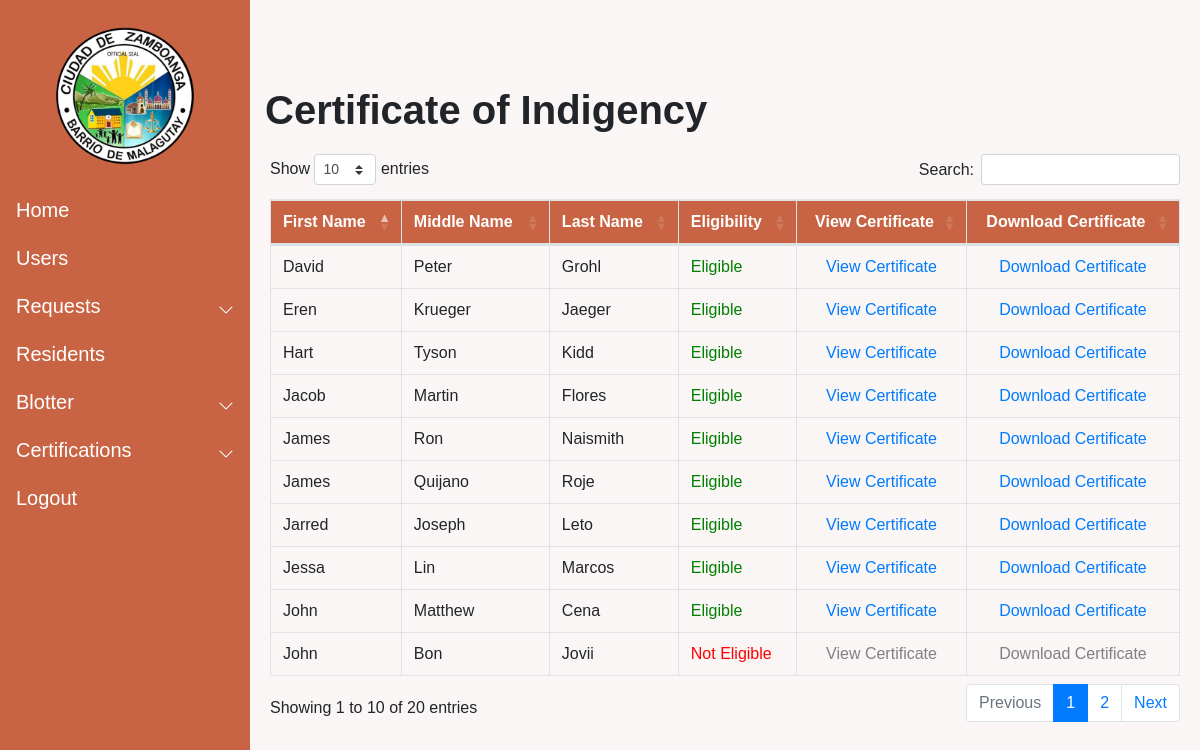
/resident_list02/, run on an earlier commit of the app's database.
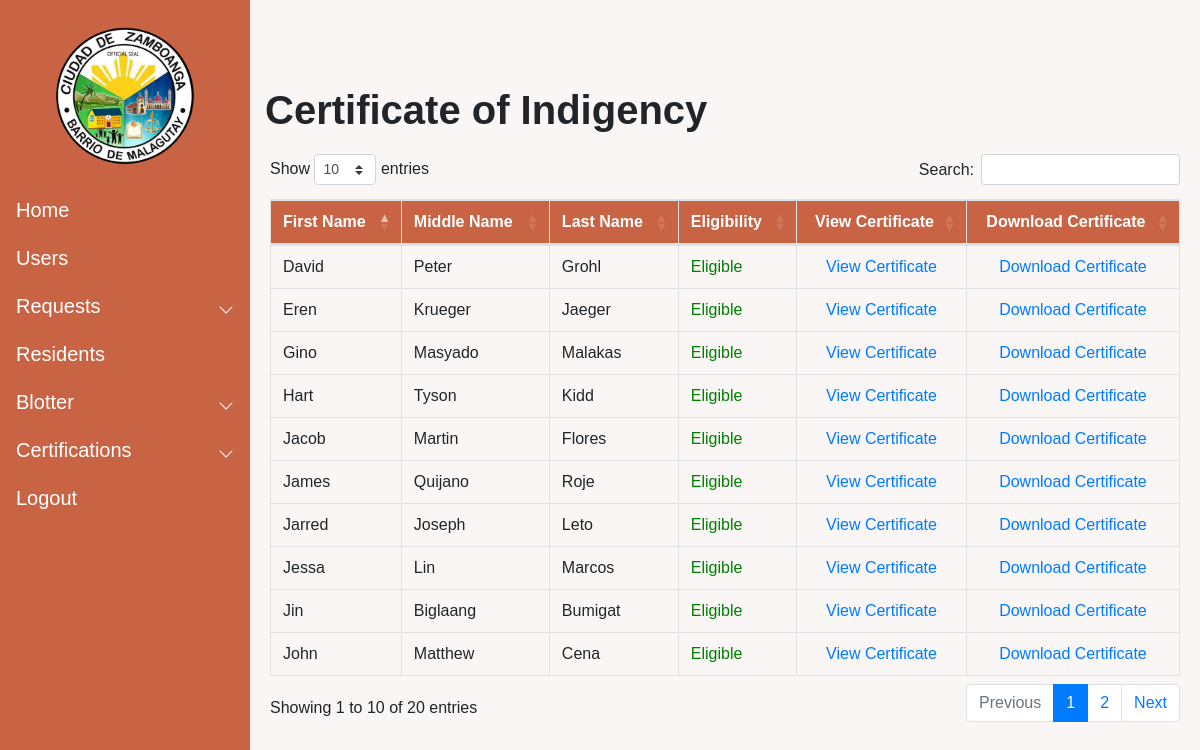
And on a later commit of the database.
### Resident/models.py (models this page shows, shortened)
class Resident (models.Model):
    pic = models.ImageField(null=True, blank = True, verbose_name="Profile Picture", upload_to= "images/", default='images/default_pp.jpg')
    First_name = models.CharField(max_length=50)
    Last_name = models.CharField(max_length=50)
    Middle_name = models.CharField(max_length=50)
    Birthdate = models.DateField(auto_now_add=False, auto_now=False)
    Gender_choices = (
        ('Male','Male'),
        ('Female','Female')
        )
    Gender = models.CharField(max_length=100, choices=Gender_choices, default = "Not Specified")
    Contact = models.CharField(max_length=11)
    Phealthnone = 'None'
    Phealth_choices = (
        ('None', 'None'),
        ('Employed','Employed'),
        ('Voluntary','Voluntary'),
        ('OFW','OFW'),
        ('Sponsored','Sponsored'),
        ('Indigent','Indigent'),
        ('Lifetime','Lifetime'),
        ('Senior','Senior')
    )
    Philhealth_membership = models.CharField(max_length=100,choices=Phealth_choices,default=Phealthnone,verbose_name="Philhealth Membership Type")
    Cstatus_choices = (
        ('Single','Single'),
        ('Married','Married'),
        ('Separated','Separated'),
        ('Widowed','Widowed'),
        )
    Marital_status = models.CharField(max_length=100, choices = Cstatus_choices, default = "")
    Citizenship = models.CharField(max_length=100)
    Religion = models.CharField(max_length=100)
    Occupation = models.CharField(max_length=100, null=True, blank=True)
    Vac_choices = (
        ('Vaccinated','Vaccinated'),
        ('Unvaccinated','Unvaccinated')
    )
    Vaccination = models.CharField(max_length=100, choices = Vac_choices, verbose_name="Vaccination Status", default="")
    Address = models.TextField(max_length=250, verbose_name="Street Address")
    Blacklisted = models.BooleanField(default = False)
    created_date = models.DateTimeField(auto_now_add=True)
    modified_date = models.DateTimeField(auto_now=True)

### Certification/views.py (the view)
# urls.py: path('resident_list02/',resident_list02,name="resident_list02"),
def resident_list02(request):
    Resident_obj = Resident.objects.all()
    cresident = Resident.objects.filter(Blacklisted = False)
    bresident = Resident.objects.filter(Blacklisted = True)
    Resident_cleared = cresident.order_by('First_name')
    Resident_blacklisted = bresident.order_by('First_name')
    Blotter_number = []
    for res in Resident_blacklisted:
        resid = res.id
        blo = Blotreport.objects.filter(Offender = resid)
        bloo = blo.count()
        Blotter_number.append(bloo)
    context = {
        'Resident_obj' : Resident_obj,
        'Resident_cleared': Resident_cleared,
        'Resident_blacklisted': Resident_blacklisted,
        'Blotter_number' : Blotter_number
    }
    return render(request, "certification/indigency.html",context = context)

### templates/certification/indigency.html (shortened to what this page needs)
{% extends 'base.html' %}
{%  load static %}
{% block content %}
<h1 style="margin-left: 10px; margin-bottom:20px;"><b>Certificate of Indigency</b></h1>
<div class="container-fluid mt-3 mb-5">
    <table class = "table table-bordered table-hover" id="RequestTable">
        <thead>
            <tr>
            <th>First Name</th>
            <th>Middle Name</th>
            <th>Last Name</th>
            <th>Eligibility</th>
            <th style="text-align: center;">View Certificate</th>
            <th style="text-align: center;">Download Certificate</th>
        </tr>
        </thead>
        <tbody>
            {% for res in Resident_obj %}
            <tr>
                <td>{{ res.First_name }}</td>
                <td>{{ res.Middle_name}}</td>
                <td>{{res.Last_name}}</td>
                {% if res.Blacklisted == True %}
                <td style="color:red;">Not Eligible</td>
                <td style="text-align: center;"><a style="color: gray;">View Certificate</a></td>
                <td style="text-align: center;"><a style="color: gray;">Download Certificate</a></td>
                {% else %}
                <td style="color: green;">Eligible</td>
                <td style="text-align: center;"><a href ="{% url 'view_certificate02' res.pk %}">View Certificate</a></td>
                <td style="text-align: center;"><a href="{% url 'generate_certificate02' res.pk %}">Download Certificate</a></td>
                {% endif %}
            </tr>
            {% endfor %}
        </tbody>
    </table>
</div>
{%  endblock content %}

What changed in the data, as far as the page shows it:
no longer on this page (row edited): Resident: First_name "John", Middle_name "Bon", Last_name "Jovii", Blacklisted "Not Eligible"
removed Resident: First_name "James", Middle_name "Ron", Last_name "Naismith", Blacklisted "Eligible"
added Resident: First_name "Jin", Middle_name "Biglaang", Last_name "Bumigat", Blacklisted "Eligible"
added Resident: First_name "Gino", Middle_name "Masyado", Last_name "Malakas", Blacklisted "Eligible"
